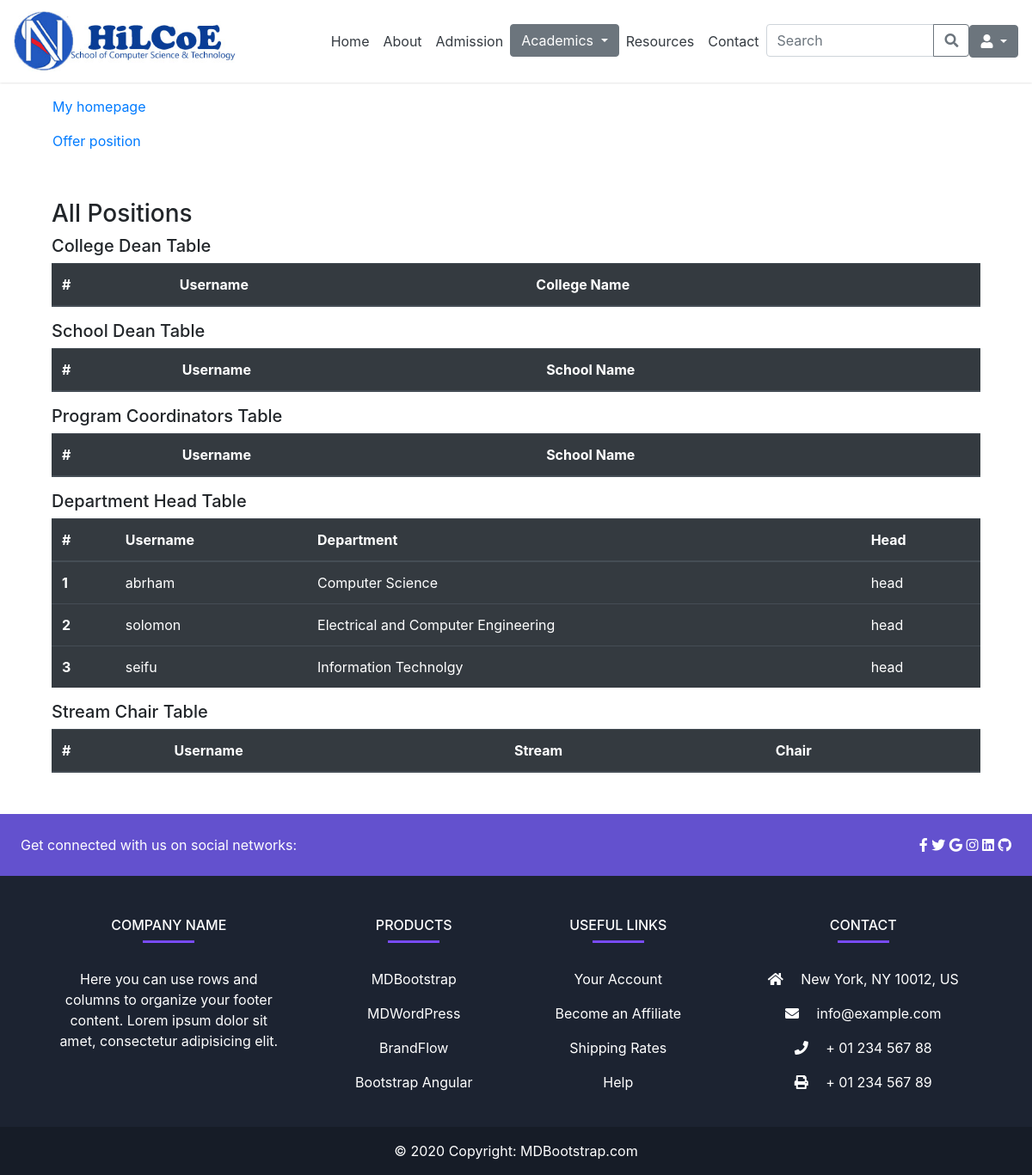
The page /admin_app/position/view/ on the database its author committed.
### admin_app/models.py (models this page shows, shortened)
class UserProfile(models.Model):
    user = models.OneToOneField(User, on_delete=models.CASCADE)
    bio = models.TextField(default='Enter your bio briefly')
    role = models.CharField(max_length=20, choices=roles)
    department = models.ForeignKey(Department, on_delete=models.CASCADE, null=True, blank=True)
    academic_year = models.CharField(max_length=20, choices=year, null=True, blank=True)
    semester = models.CharField(max_length=20, choices=semester, null=True, blank=True)
    title = models.CharField(max_length=20, choices=title_choices, null=True, blank=True)
    stream = models.ForeignKey(Stream, on_delete=models.CASCADE, null=True, blank=True)
    program = models.ForeignKey(Program, on_delete=models.CASCADE, null=True, blank=True)
    position = models.CharField(max_length=50, choices=position, null=True, blank=True)

class Department(models.Model):
  name = models.CharField(max_length=50, null=True, blank=True)
  department_head = models.CharField(max_length=50, null=True, blank=True)
  def __str__(self):
        return self.name if self.name else "Unnamed Stream"

### admin_app/views.py (the view)
# urls.py: path('position/view/', views.view_position, name='view-position'),
def view_position(request):
    department_head_profiles = UserProfile.objects.filter(position='head')
    school_dean_profiles = UserProfile.objects.filter(position='school dean')
    college_dean_profiles = UserProfile.objects.filter(position='college dean')
    program_coordinator_profiles = UserProfile.objects.filter(position='program coordinator')
    chair_profiles = UserProfile.objects.filter(position='chair')
    return render(request, 'admin_app/view_position.html', {
        'department_head_profiles': department_head_profiles,
        'school_dean_profiles': school_dean_profiles,
        'college_dean_profiles': college_dean_profiles,
        'program_coordinator_profiles': program_coordinator_profiles,
        'chair_profiles': chair_profiles,
    })

### templates/admin_app/view_position.html (shortened to what this page needs)
{% extends 'base.html' %}
{% block content %}
<div class="container my-5">
    <a class="nav-link text-black" href="{% if user.is_superuser or user.is_staff %}
            {% url 'admin-dashboard' %}
            {% else %}
                {% url 'cs-bsc' %}
            {% endif %}">My homepage
    </a>
    <a class="nav-link text-black" href="{% url 'offer-position' %}"> Offer position </a>
    <div class="container my-5">
      <h3>All Positions</h3>
      <h5>College Dean Table</h5>
      <table class="table table-dark">
          <thead>
              <tr>
                  <th scope="col">#</th>
                  <th scope="col">Username</th>
                  <th scope="col">College Name</th>
              </tr>
          </thead>
      </table>
      <h5>School Dean Table</h5>
      <table class="table table-dark">
          <thead>
              <tr>
                  <th scope="col">#</th>
                  <th scope="col">Username</th>
                  <th scope="col">School Name</th>
              </tr>
          </thead>
      </table>
      <h5>Program Coordinators Table</h5>
      <table class="table table-dark">
          <thead>
              <tr>
                  <th scope="col">#</th>
                  <th scope="col">Username</th>
                  <th scope="col">School Name</th>
              </tr>
          </thead>
      </table>
      <h5>Department Head Table</h5>
      <table class="table table-dark">
          <thead>
              <tr>
                  <th scope="col">#</th>
                  <th scope="col">Username</th>
                  <th scope="col">Department</th>
                  <th scope="col">Head</th>
              </tr>
          </thead>
          <tbody>
              {% for profile in department_head_profiles %}
                  <tr>
                      <th scope="row">{{ forloop.counter }}</th>
                      <td>{{ profile.user.username }}</td>
                      <td>{{ profile.department }}</td>
                      <td>{{ profile.position }}</td>
                  </tr>
              {% endfor %}
          </tbody>
      </table>
      <h5>Stream Chair Table</h5>
      <table class="table table-dark">
          <thead>
              <tr>
                  <th scope="col">#</th>
                  <th scope="col">Username</th>
                  <th scope="col">Stream</th>
                  <th scope="col">Chair</th>
              </tr>
          </thead>
      </table>
    </div>
    </div>
{% endblock %}

### rows shown on the page
UserProfile: user.username "abrham", department "Computer Science", position "head"
UserProfile: user.username "solomon", department "Electrical and Computer Engineering", position "head"
UserProfile: user.username "seifu", department "Information Technolgy", position "head"
